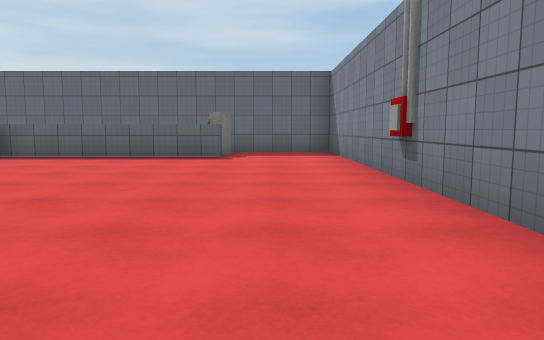
View 1 (above)

15 first-person views from a walk through a 3-D level made in the Unity game engine. The camera is 1.2 m above the floor, tilts 6° down and sees 70° across. The floor is counted in squares, 2 m on a side. Each view is taken from the middle of a square. On the plan, view 1 faces up. The plan holds only what a view shows up to about 11 squares ahead; the rest is blank. The place goes on beyond the plan. The player character is not drawn. Door leaves are left out, so doorways stand open. Surface patterns are stand-ins for the level's own textures.

View 2
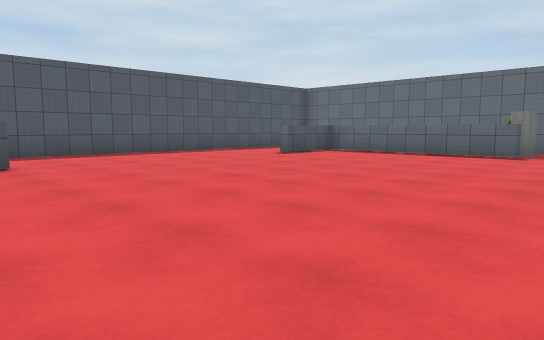

View 3
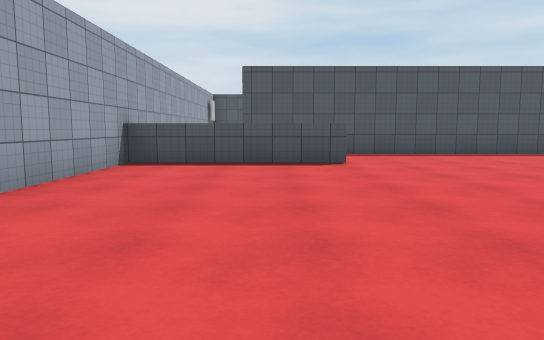

View 4
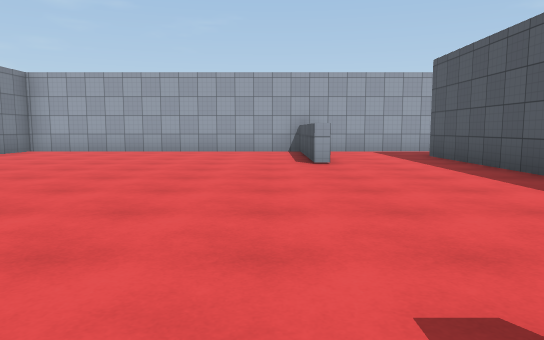

View 5
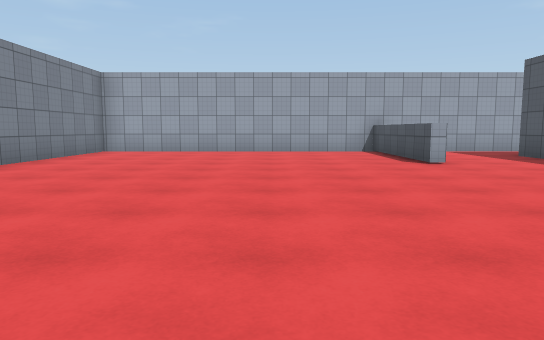

View 6
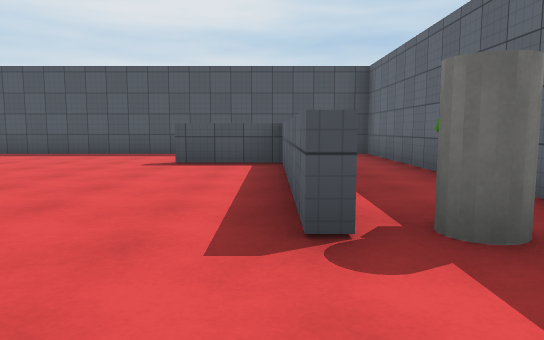

View 7
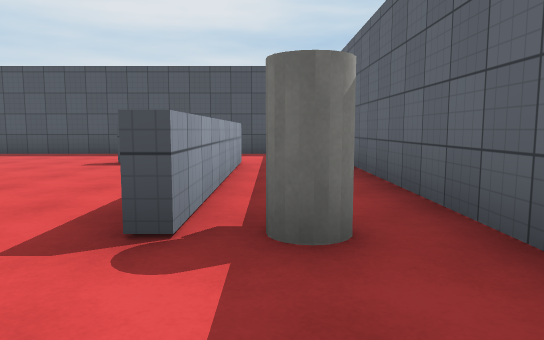

View 8
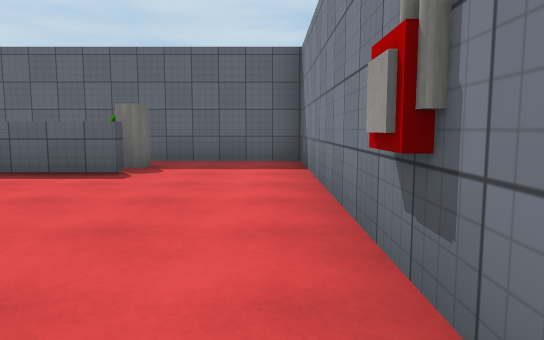

View 9
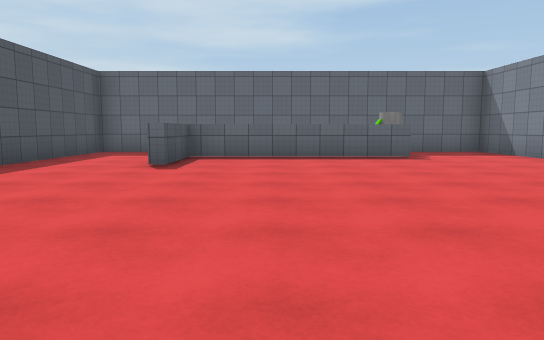

View 10
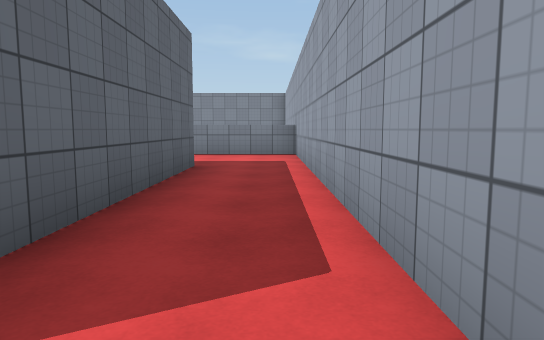

View 11
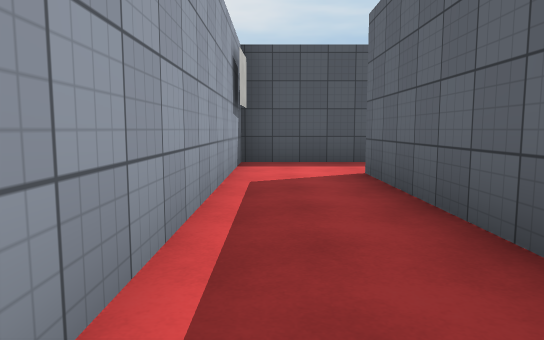

View 12
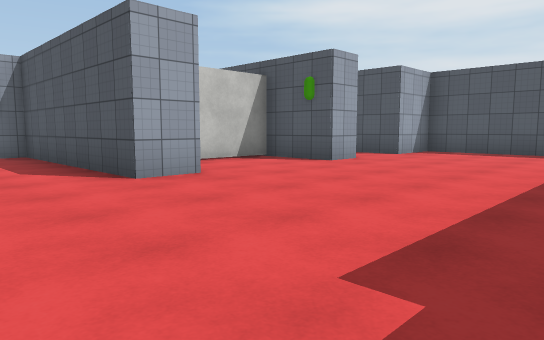

View 13
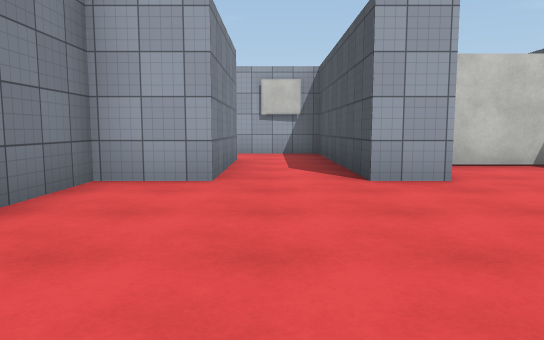

View 14
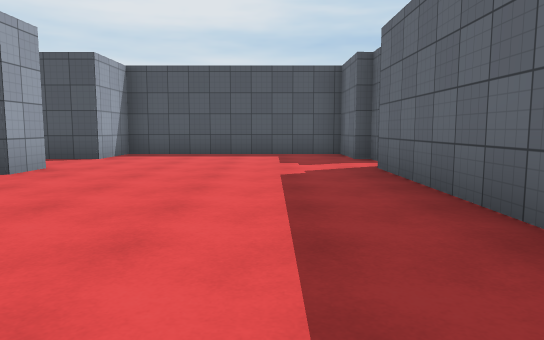

View 15
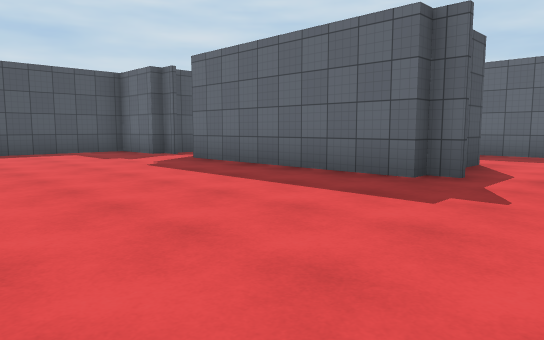

### Floor plan
Key: @ floor where view 1 was taken; # wall or solid block; . floor; D open door; ^ raised ledge; C cylinder; O other object.
Columns run from 25 left of view 1 to 2 right of it. Each row starts with its distance up from view 1.
 12         ##
 11         ..       ##########
 10          ..     #..........#
  9         #..     #.......O..#
  8   #     #..     #..^^^^^...#
  7 ###D######D     #..^.......#
  6 #...........    #..........#
  5 #...........    #..........C
  4 #...........    #..........C
  3 #...........#   #..........#
  2 #...........#   #..........#
  1 ###.##..#..##   #..........#
  0   #  #..#..#    #..^.....@.#
 -1      ####..######..^.......#
 -2         #..........^.......#
 -3         #..........^.......#
 -4         ####################

Where each view was taken, in squares from view 1:
view 1: 0 up, 0 right, facing up
view 2: 1 down, 1 right, facing up-left
view 3: 1 down, 1 right, facing left
view 4: 7 up, 5 left, facing down
view 5: 7 up, 3 left, facing down
view 6: 8 up, 1 right, facing left
view 7: 9 up, 1 right, facing left
view 8: 3 up, 1 right, facing up
view 9: 0 up, 4 left, facing up
view 10: 3 down, 15 left, facing right
view 11: 3 down, 9 left, facing left
view 12: 6 up, 14 left, facing down-left
view 13: 6 up, 15 left, facing down
view 14: 5 up, 15 left, facing left
view 15: 2 up, 14 left, facing up-left
